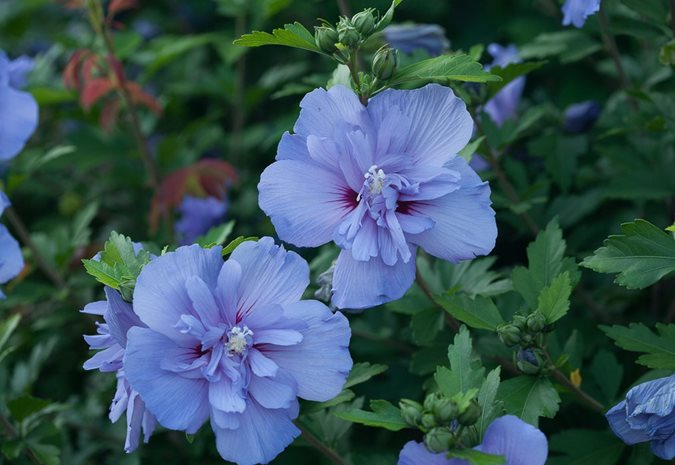
#> input picture TBA_MLP_Lab3/Images/Blue.jpg, 675 x 465 px, found by its file name
$ python supp.py
#> lines starting #> are read from the running program, lines starting #| are printed output that depends on the picture
import cv2 as cv
from matplotlib import pyplot as plt

font = cv.FONT_HERSHEY_SIMPLEX
org = (50, 50)
fontScale = 1
color = (0, 0, 0)
thickness = 4

img = cv.imread('C:\\Users\\Gio Vincent\\Documents\\ADU FILES\\MLP_Lab\\MPL_Lab-main\\TBA_MLP_Lab3\\Images\\Blue.jpg')
#> img is the input picture: shape (465, 675, 3); mean B, G, R 88.8, 83.6, 56.5
img = cv.cvtColor(img, cv.COLOR_BGR2RGB)

avg = cv.blur(img,(10,10))
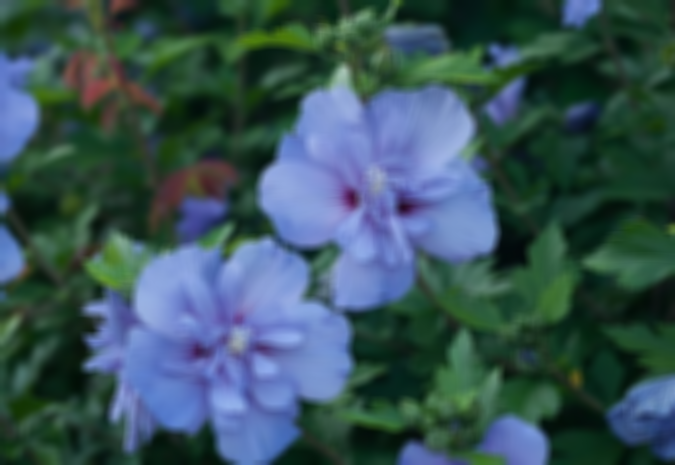
#> avg: shape (465, 675, 3); mean R, G, B 56.6, 83.7, 88.8
gau = cv.GaussianBlur(img,(7,7),0)
med = cv.medianBlur(img,5)
bil = cv.bilateralFilter(img,9,75,75)

original = cv.putText(img,'Original', org,font,fontScale,color,thickness)
average = cv.putText(avg,'Average', org,font,fontScale,color,thickness)
gaussian = cv.putText(gau,'Gaussian', org,font,fontScale,color,thickness)
median = cv.putText(med,'Median', org,font,fontScale,color,thickness)
bilateral = cv.putText(bil,'Bilateral Filtering', org,font,fontScale,color,thickness)

plt.subplot(3,3,5),plt.imshow(original),plt.title('Original')
plt.xticks([]),plt.yticks([])

plt.subplot(3,3,1),plt.imshow(avg),plt.title('Average')
plt.xticks([]),plt.yticks([])

plt.subplot(3,3,3),plt.imshow(gau),plt.title('Gaussian Blur')
plt.xticks([]),plt.yticks([])

plt.subplot(3,3,7),plt.imshow(med),plt.title('Median Blur')
plt.xticks([]),plt.yticks([])

plt.subplot(3,3,9),plt.imshow(bil),plt.title('Bilateral Filtering')
plt.xticks([]),plt.yticks([])
plt.show()
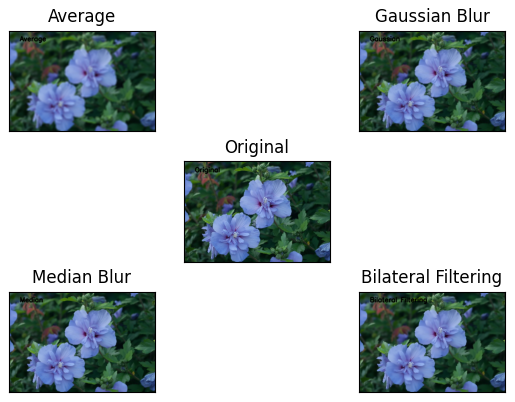
#> figure drawn by matplotlib, 5 panels

$ run again, with TBA_MLP_Lab3/Images/Cody.jpg copied over TBA_MLP_Lab3/Images/Blue.jpg
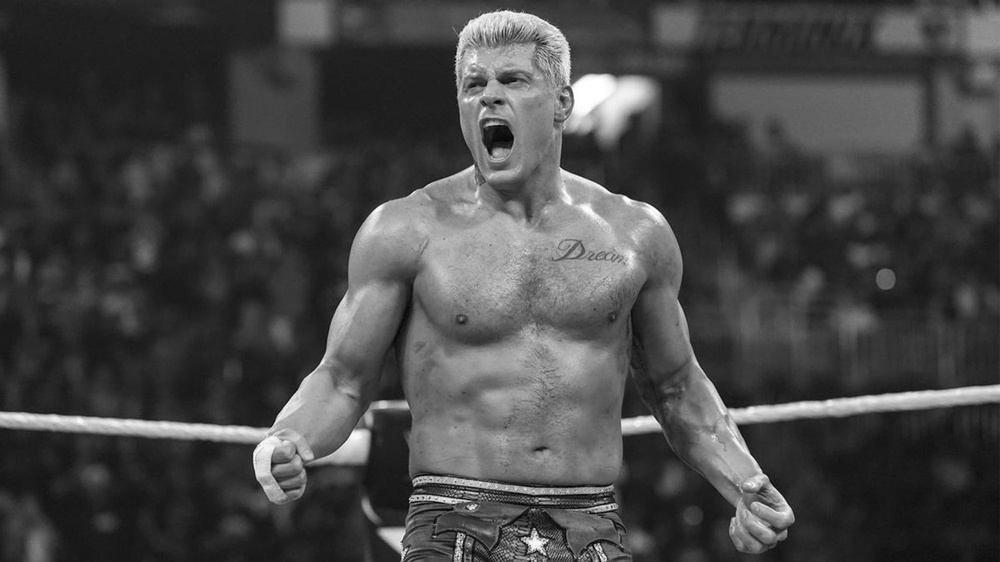
#> input picture TBA_MLP_Lab3/Images/Cody.jpg, 1000 x 562 px, shrunk from 2000 x 1125 before the run, found by its file name
#> img is the input picture: shape (562, 1000, 3); min 1, max 255, mean 70.1
#> `avg = cv.blur(img,(10,10))`:
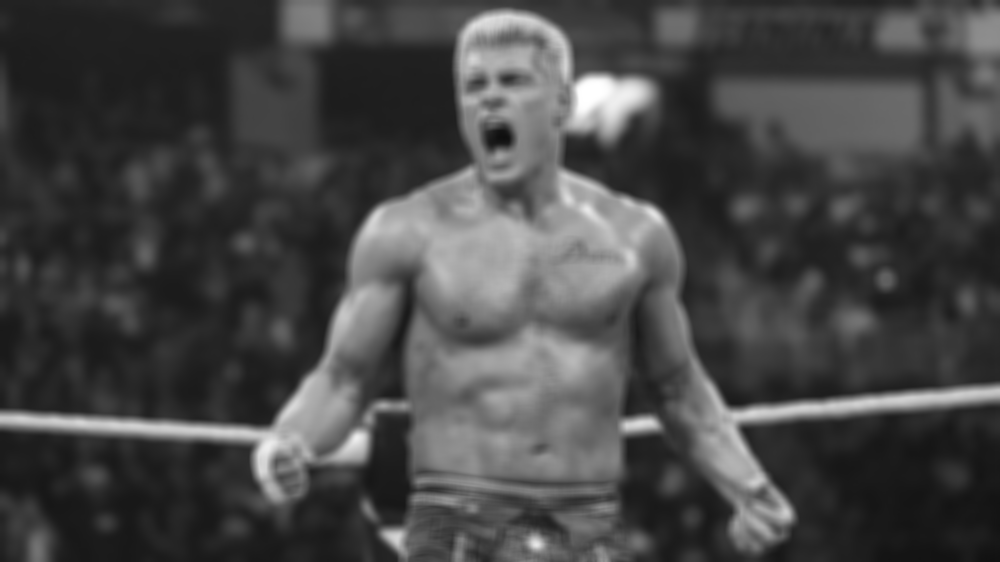
#> avg: shape (562, 1000, 3); min 14, max 255, mean 70.1
